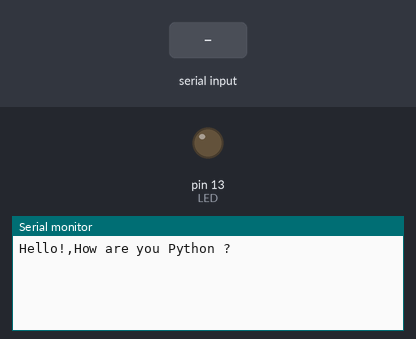
A sketch run on a simulated Arduino Uno, built with avr-gcc and run on an emulated ATmega328P. On the bench: output pins drawn as LEDs (lit = HIGH), the last lines printed to the serial monitor. The inputs (shaded band) are chosen by the test bench.

Above: at 1.2 s.
1.3 s: "90,45\n" received over Serial
At 2.1 s:
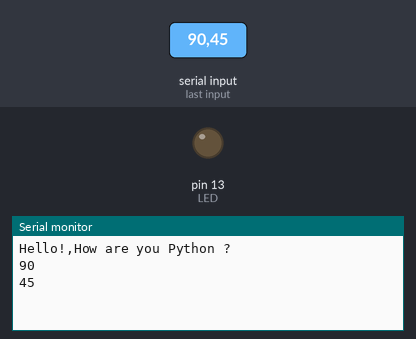
2.8 s: "1\n" received over Serial
At 5.1 s:
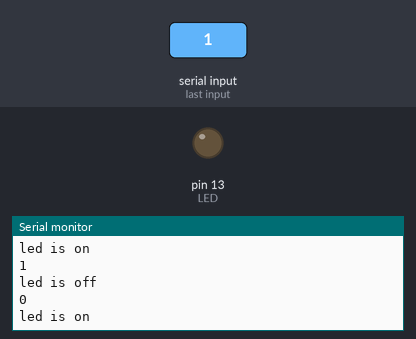
Timing chart, 0 to 6.6 s (numbered marks = the images above; inputs shaded):
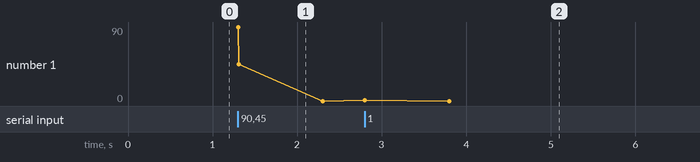

The sketch:

bluetooth.ino
```cpp
int data;
int LED=13;
void setup() {
  Serial.begin(9600);                               //initialize serial COM at 9600 baudrate
  pinMode(LED, OUTPUT);                    //declare the LED pin (13) as output
  digitalWrite (LED, LOW);                     //Turn OFF the Led in the beginning

  Serial.println("Hello!,How are you Python ?");
}
void loop() {
while (Serial.available()==0)    //whatever the data that is coming in serially and assigning the value to the variable “data”
{}
data = Serial.parseInt();
Serial.println(data);

if (data == 1)
Serial.println("led is off");                  //Turn On the Led
else if (data == 0)
Serial.println("led is on");                  //Turn OFF the Led
}
```

Measured:
- after the input at 1.3 s, the serial monitor: prints a new line at once (image 1)
- after the input at 2.8 s, the serial monitor: prints a new line at once (image 2)
